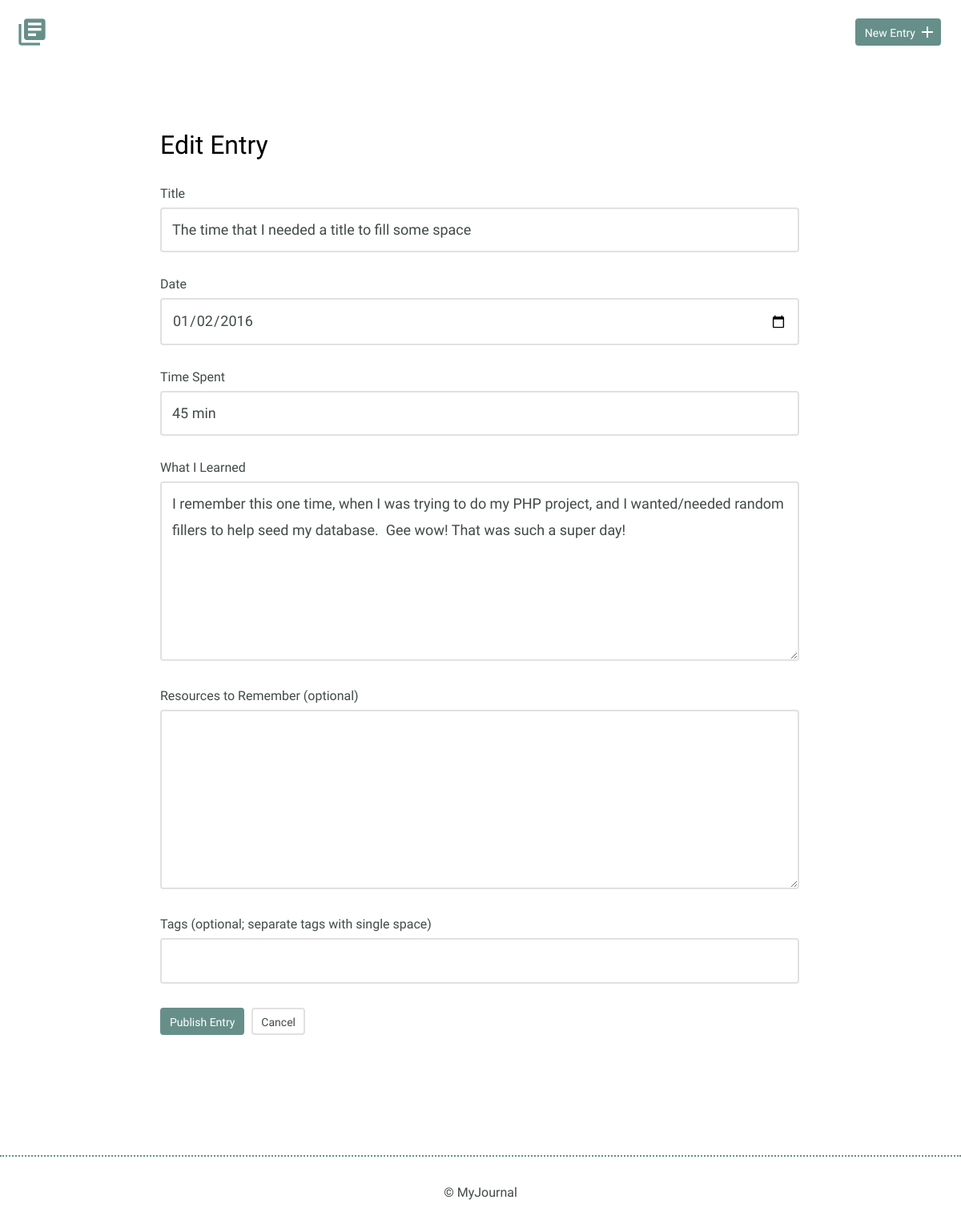
The app's page /edit.php?id=4, older data.
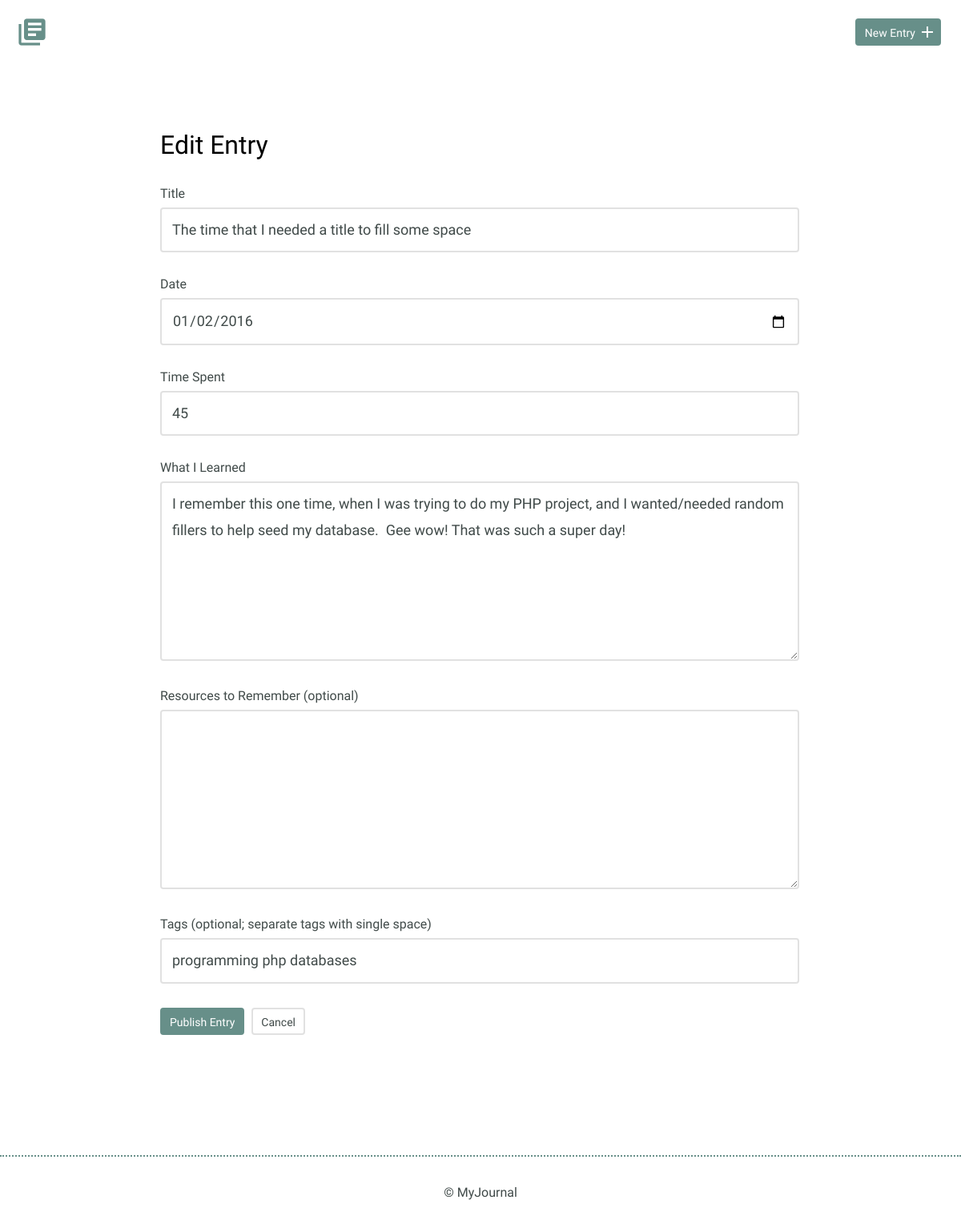
The same page, newer data.
### tables this page shows
CREATE TABLE "entries" (
	`id`	INTEGER,
	`title`	TEXT,
	`date`	TEXT,
	`time_spent`	INTEGER,
	`learned`	BLOB,
	`resources`	BLOB,
	PRIMARY KEY(`id`)
);

### edit.php (the view, shortened to what this page needs)
<?php
require_once("database.php");
if(!empty($_GET['id'])) {
	$id = intval($_GET['id']);
}
try {
	$results = $db->prepare('select * from entries
							left join entries_tags on entries.id = entries_tags.entry_id
							left join tags on entries_tags.tag_id = tags.id
							where entries.id = ?');
	$results->bindParam(1, $id);
	$results->execute();
} catch(Exception $e) {
	echo $e->getMessage();
	die();
}
$entry_rows = $results->fetchAll(PDO::FETCH_ASSOC);
?>
<!DOCTYPE html>
<html>
    <head>
        <link rel="stylesheet" href="css/normalize.css">
        <link rel="stylesheet" href="css/site.css">
    </head>
    <body>
		<?php include "inc/header.php"; ?>
        <section>
            <div class="container">
                <div class="edit-entry">
					<?php if (isset($alert)) { echo $alert; }
					if ($entry_rows) {
						if (isset($_POST["title"])) {
							$temp_title = $_POST["title"];
						} else {
							$temp_title = $entry_rows[0]["title"];
						}
						if (isset($_POST["date"])) {
							$temp_date = $_POST["date"];
						} else {
							$temp_date = $entry_rows[0]["date"];
						}
						if (isset($_POST["timeSpent"])) {
							$temp_time = $_POST["timeSpent"];
						} else {
							$temp_time = $entry_rows[0]["time_spent"];
						}
						if (isset($_POST["whatILearned"])) {
							$temp_learned = $_POST["whatILearned"];
						} else {
							$temp_learned = $entry_rows[0]["learned"];
						}
						if (isset($_POST["ResourcesToRemember"])) {
							$temp_resources = $_POST["ResourcesToRemember"];
						} else {
							$temp_resources = $entry_rows[0]["resources"];
						}
						if (isset($_POST["tags"])) {
							$temp_tags = $_POST["tags"];
						} else {
							$temp_tags = "";
							foreach ($entry_rows as $row) {
								$temp_tags .= $row["tag"];
								$temp_tags .= " ";
							}
						}
					echo <<< EOT
                    <h2>Edit Entry</h2>
					<form action="edit.php?id=$id" method="post">
						<input type="hidden" id="id" name="id" value="$id">
                        <label for="title"> Title</label>
                        <input id="title" type="text" name="title" value="{$temp_title}"><br>
                        <label for="date">Date</label>
                        <input id="date" type="date" name="date" value="{$temp_date}"><br>
                        <label for="time-spent"> Time Spent</label>
                        <input id="time-spent" type="text" name="timeSpent" value="{$temp_time}"><br>
                        <label for="what-i-learned">What I Learned</label>
                        <textarea id="what-i-learned" rows="5" name="whatILearned">{$temp_learned}</textarea>
                        <label for="resources-to-remember">Resources to Remember (optional)</label>
                        <textarea id="resources-to-remember" rows="5" name="ResourcesToRemember">{$temp_resources}</textarea>
                        <label for="tags">Tags (optional; separate tags with single space)</label>
						<input id="tags" type="text" name="tags" value="{$temp_tags}"><br>
						<input type="submit" value="Publish Entry" class="button">
                        <a href="index.php" class="button button-secondary">Cancel</a>
                    </form>
EOT;
					} else {
						echo('<h2 style="text-align: center;">Could not find that entry</h2>');
					}
					?>
                </div>
            </div>
        </section>
        <?php include "inc/footer.php"; ?>
    </body>
</html>

Row changes from the older to the newer data that the page shows:
changed entries "The time that I needed a title to fill some space": timeSpent "45 min" → "45"
Text that changed along with them:
form field tags: (not shown) → "programming php databases"
